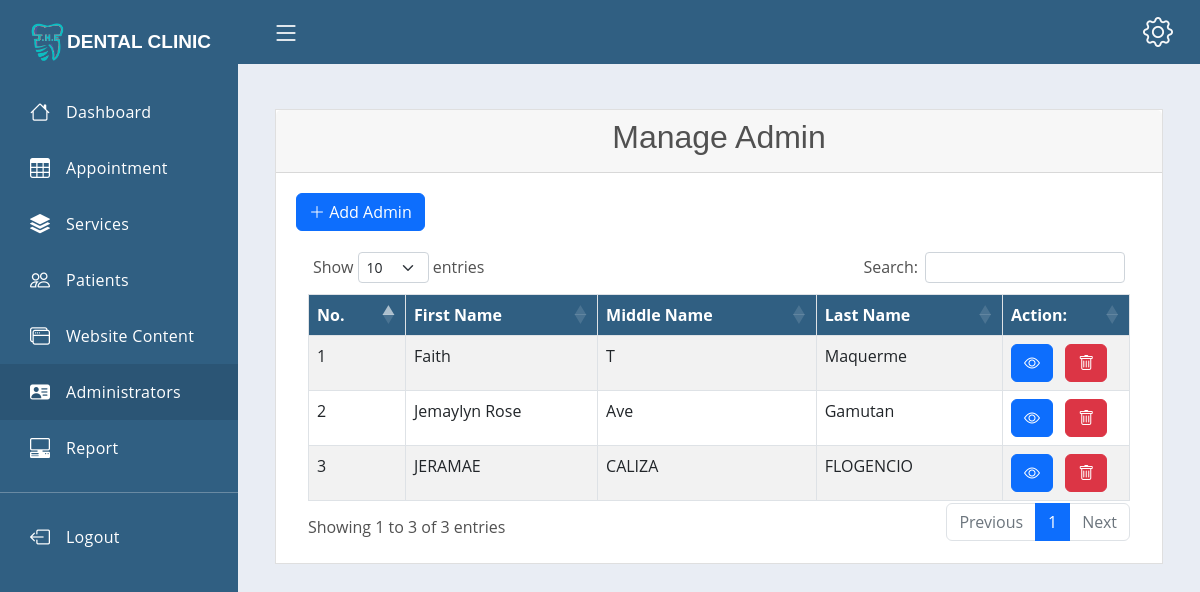
The app's page /admin/administrators.php (signed in) with its own data.
### tables this page shows
CREATE TABLE `admindb` (
  `id` int(11) NOT NULL,
  `username` varchar(250) NOT NULL,
  `password` varchar(250) NOT NULL,
  `fname` varchar(255) NOT NULL,
  `mname` varchar(250) NOT NULL,
  `lname` varchar(250) NOT NULL,
  `position` varchar(250) NOT NULL,
  `available` varchar(255) DEFAULT NULL,
  `email` varchar(250) NOT NULL,
  `contact` bigint(20) NOT NULL
);

### admin/administrators.php (the view, shortened to what this page needs)
<!DOCTYPE html>
<html lang="en">
<head>
    <link href="../assets/dist/css/bootstrap.min.css" rel="stylesheet">
    <link rel="stylesheet" href="https://cdn.jsdelivr.net/npm/bootstrap-icons@1.10.2/font/bootstrap-icons.css">
    <link rel="stylesheet" href="https://cdnjs.cloudflare.com/ajax/libs/twitter-bootstrap/5.2.0/css/bootstrap.min.css ">
    <link rel="stylesheet" href="https://cdn.datatables.net/1.13.1/css/dataTables.bootstrap5.min.css ">
    <link rel="stylesheet" href="https://cdn.datatables.net/responsive/2.4.0/css/responsive.bootstrap5.min.css ">
    <link rel="stylesheet" href="assets/css/bootstrap-icons.css">
    <link rel="stylesheet" href="assets/css/bootstrap.min.css">
    <link rel="stylesheet" href="assets/css/dataTables.bootstrap5.min.css">
    <link rel="stylesheet" href="assets/css/responsive.bootstrap5.min.css">
    <link rel="stylesheet" href="assets/css/style.css">
</head>
<body>
<div class='dashboard'>
    <div class="dashboard-nav">
        <header><a href="#!" class="menu-toggle"><i class=" fs-3 bi bi-list"></i></a><a href="#"
                                                                                   class="brand-logo"><img src="../images/logo.png"class="logo-navbar"> <span>DENTAL CLINIC</span></a>
        </header>
        <nav class="dashboard-nav-list">
            <a href="dashboard.php  " class="dashboard-nav-item">
            <i class="fs-5 bi-house"></i> Dashboard
            </a>
            <a href="appointment.php" class="dashboard-nav-item">
            <i class="fs-5 bi-table"></i> Appointment
            </a>
            <a href="services.php" class="dashboard-nav-item ">
            <i class="fs-5 bi bi-stack"></i> Services
            </a>
            <a href="manage.php" class="dashboard-nav-item">
            <i class="fs-5 bi-people"></i> Patients
            </a>
            <a href="web_content.php" class="dashboard-nav-item ">
            <i class="fs-5 bi bi-window-stack"></i> Website Content
            </a>
            <a href="administrators.php" class="dashboard-nav-item active">
            <i class="fs-5 bi bi-person-vcard-fill"></i>Administrators
            </a>
            <a href="report.php" class="dashboard-nav-item">
            <i class="fs-5 bi bi-pc-display-horizontal"></i> Report
            </a>
            <div class="nav-item-divider"></div>
            <a data-bs-toggle="modal" href="#logout_admin" class="dashboard-nav-item"><i class="fs-5 bi bi-box-arrow-left"></i> Logout </a>
        </nav>
    </div>
<div class='dashboard-app'>
<header class='dashboard-toolbar' ><a href="#!" class="menu-toggle"><i class="fs-3 bi bi-list"></i></a>
            <div class="btn-group btnhover ms-auto ">
            <a href="admin_account.php" class="fs-5 text-nowrap text-decoration-none text-light"data-bs-toggle="dropdown" data-bs-display="static" aria-expanded="false">
            <i class="bi bi-gear"style="font-size:30px"></i></a>
          </div>
      </header>
        <div class='dashboard-content'>
            <div class='container'>
                <div class='card'>
                    <div class='card-header'>
                        <h2>Manage Admin</h2>
                    </div>
                    <div class='card-body'>
                    <a data-bs-toggle="modal" style="text-decoration: none" href="#modal_add-admin" type="button" class="btn btn-primary mb-3"><i class="bi bi-plus-lg"></i> Add Admin</a>
                    <br>
                    <div class="container">
                    <table id="example" class="table  table-bordered caption-top table-striped table-hover dt-responsive nowrap" style="width:100%;">
                    <thead class="text-white" style="background-color:#305f82;">
                                    <tr>
                                         <th>No.</th>
                                        <th>First Name</th>
                                        <th>Middle Name </th>
                                        <th>Last Name</th>
                                        <th>Action: </th>
                                    </tr>
                                </thead>
                                <tbody >
                                  <?php
                                   $i = 1;
                                  $sqll = mysqli_query($con,"SELECT * FROM admindb ORDER BY `fname` ASC")or die(mysqli_error($con));
                                  while($row = mysqli_fetch_array($sqll)){
									$id1=$row['id'];
                                    $number=0;?>
									      <td><?php echo $i++?></td>
                                    <td><?php echo $row['fname']; ?></td>
                                    <td><?php echo $row['mname']; ?></td>
                                    <td><?php echo $row['lname']; ?></td>
                                    <td width="110">
                                        <a rel="tooltip"  title="View Info" id="<?php echo $id1; ?>" href="#view<?php echo $id1; ?>" data-bs-toggle="modal" class="btn btn-primary"><i class="bi bi-eye"></i></a>
                                        <a rel="tooltip"  title="Delete" id="<?php echo $id1; ?>"href="#del<?php echo $id1; ?>" data-bs-toggle="modal" class="btn btn-danger mx-2"><i class="bi bi-trash"></i></a>
                                    </td>
									<?php } ?>
                                </tbody>
                            </table>
                </div>
                    </div>
                </div>
                </div>
            </div>
        </div>
    </div>
</body>
</html>

### records on screen
admindb: fname "Faith", mname "T", lname "Maquerme"
admindb: fname "Jemaylyn Rose", mname "Ave", lname "Gamutan"
admindb: fname "JERAMAE", mname "CALIZA", lname "FLOGENCIO"
